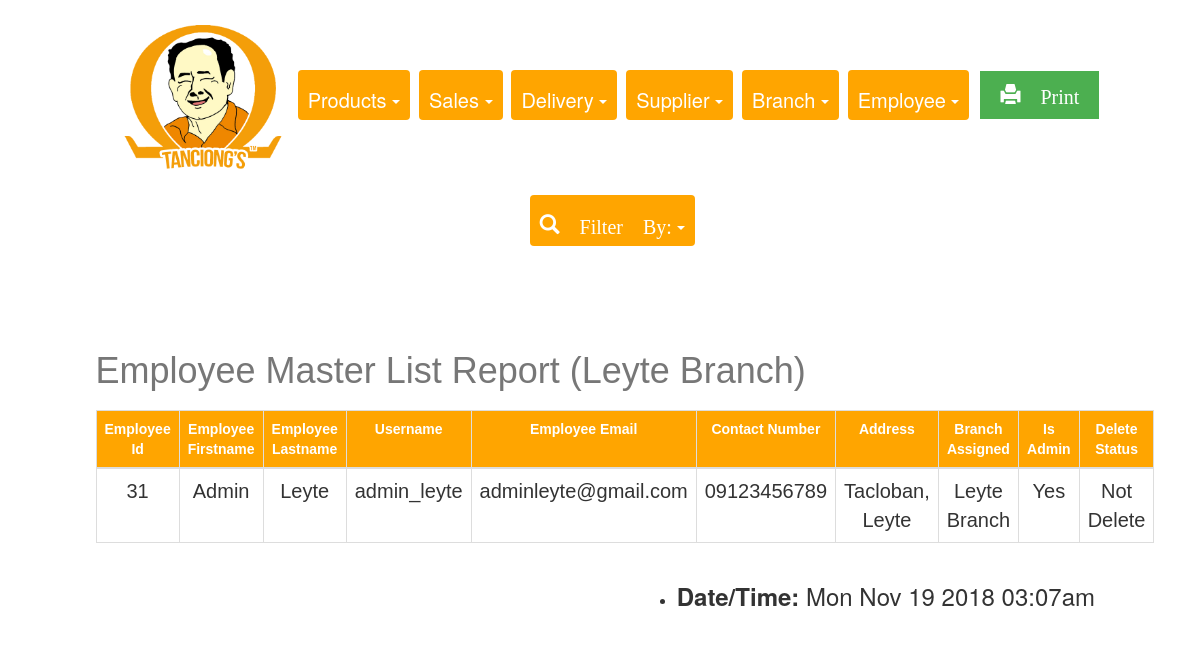
Page /REPORTS/leyteBranch.php on the committed database.
### tables this page shows
CREATE TABLE `employee` (
  `employee_id` int(11) NOT NULL,
  `employee_firstname` varchar(255) DEFAULT NULL,
  `employee_lastname` varchar(255) DEFAULT NULL,
  `username` varchar(255) DEFAULT NULL,
  `password` varchar(255) DEFAULT NULL,
  `employee_email` varchar(255) DEFAULT NULL,
  `employee_contactnumber` varchar(15) DEFAULT NULL,
  `employee_address` varchar(255) DEFAULT NULL,
  `branch_id` int(11) DEFAULT NULL,
  `isAdmin` tinyint(4) DEFAULT NULL,
  `deleteStatus` tinyint(4) DEFAULT NULL
);

CREATE TABLE `branch` (
  `branch_id` int(11) NOT NULL,
  `branch_name` varchar(50) DEFAULT NULL
);

### REPORTS/leyteBranch.php (the view, shortened to what this page needs)
<!DOCTYPE html>
<html>
<head>
  <link rel="stylesheet" href="https://maxcdn.bootstrapcdn.com/bootstrap/3.3.7/css/bootstrap.min.css">
  <link rel="stylesheet" type="text/css" href="report.css">
</head>
<body>
<center>
<div class="container-fluid1">
<div class= "choices">
<img class="img1" src="pic.png">
<div class="btn-group">
  <a class="btn dropdown-toggle" data-toggle="dropdown">
   Products
    <span class="caret"></span>
  </a>
</div>
<div class="btn-group">
  <a class="btn dropdown-toggle" data-toggle="dropdown">
    Sales
    <span class="caret"></span>
  </a>
</div>
<div class="btn-group">
  <a class="btn dropdown-toggle" data-toggle="dropdown">
   Delivery
    <span class="caret"></span>
  </a>
</div>
<div class="btn-group">
  <a class="btn dropdown-toggle" data-toggle="dropdown">
   Supplier
    <span class="caret"></span>
  </a>
</div>
<div class="btn-group">
  <a class="btn dropdown-toggle" data-toggle="dropdown">
 Branch
    <span class="caret"></span>
  </a>
</div>
<div class="btn-group">
  <a class="btn dropdown-toggle" data-toggle="dropdown">
   Employee
    <span class="caret"></span>
  </a>
</div>
<div class="btn-group">
  <a class="button" href="leyteBranchPrint.php"  target="_blank"><span class="glyphicon glyphicon-print"> Print</span>
  </a>
</div>
</div>
<div class="btn-group">
  <a class="btn dropdown-toggle" data-toggle="dropdown"><span class="glyphicon glyphicon-search"> Filter By:</span>
    <span class="caret"></span>
  </a>
</div>
<div class="container">
<?php
                    require_once 'connection.php'; ?>
                    <br><br><br>
                    <?php
                    $sql = "SELECT employee.employee_id, employee.employee_firstname,employee.employee_lastname, employee.username, employee.employee_email, employee.employee_contactnumber, employee.employee_address, branch.branch_id, branch.branch_name, employee.isAdmin, employee.deleteStatus,
                    CASE WHEN employee.isAdmin = 1 THEN 'Yes' ELSE 'No' END AS isAdmin ,
                    CASE WHEN employee.deleteStatus = 1 THEN 'Deleted' ELSE 'Not Delete' END AS deleteStatus
                    FROM employee, branch
                    WHERE branch.branch_id= employee.branch_id
                    AND branch.branch_id= 2
                    ORDER BY employee_id ASC";
                    if($result = mysqli_query($conn, $sql)){
                        if(mysqli_num_rows($result) > 0){
                            echo "<center><table class='table'></center>";
                                echo "<thead>";
                                echo "<caption><h1>Employee Master List Report (Leyte Branch)</h1></caption>";
                                    echo "<tr style='width: 100px;'>";
                                        echo "<th style='width: 150px;'>Employee Id</th>";
                                        echo "<th>Employee Firstname</th>";
                                        echo "<th>Employee Lastname</th>";
                                         echo "<th>Username</th>";
                                        echo "<th>Employee Email</th>";
                                        echo "<th>Contact Number</th>";
                                        echo "<th>Address</th>";
                                        echo "<th>Branch Assigned</th>";
                                        echo "<th>Is Admin</th>";
                                        echo "<th>Delete Status</th>";
                                    echo "</tr>";
                                echo "</thead>";
                                echo "<tbody>";
                                while($row = mysqli_fetch_assoc($result)){
                                    echo "<tr>";
                                        echo "<td> ", "<center>". $row['employee_id'] . "</center>", "</td>";
                                        echo "<td> ","<center>". $row['employee_firstname'] . "</center>","</td>";
                                        echo "<td> ", "<center>". $row['employee_lastname'] . "</center>","</td>";
                                        echo "<td>", "<center>". $row['username'] ."</center>", "</td>";
                                        echo "<td> ", "<center>". $row['employee_email'] . "</center>", "</td>";
                                        echo "<td> ", "<center>". $row['employee_contactnumber'] . "</center>", "</td>";
                                        echo "<td> ", "<center>". $row['employee_address'] . "</center>", "</td>";
                                        echo "<td> ", "<center>". $row['branch_name'] . "</center>", "</td>";
                                        echo "<td> ", "<center>". $row['isAdmin'].  "</center>", "</td>";
                                         echo "<td> ", "<center>". $row['deleteStatus'].  "</center>", "</td>";
                                    echo "</tr>";
                                }
                                echo "</tbody>";
                        } else{
                            echo "<p class='lead'><em>No records were found.</em></p>";
                        }
                    } else{
                        echo "ERROR: Could not able to execute $sql. " . mysqli_error($conn);
                    }
                    ?>
            <ul class=date>
     <li><h3><b>Date/Time: </b><span id="date"></h3></li>
</ul>
</div>
</div>
</center>
</body>
</html>

### REPORTS/report.css (style rules this page uses)
body { padding-left: 20px; padding-bottom: 30px; padding-top: 0px; }
.container-fluid1 { padding: 5px 20px; padding-top: 10px; }
.btn-group { padding-left: 5px; padding-right: 0px; padding-top: 15px; padding-bottom:15px; }
.btn { background-color: orange; color: white; padding-top: 16px; padding-left: 16px; padding-right: 10px; font-size: 20px; border: none; padding-left: 10px; }
.img1 { width: 170px; }
.table { font-family: "Trebuchet MS", Arial, Helvetica, sans-serif; border-collapse: collapse; margin-left: auto; margin-right: auto; width: 90%; }
.table td, .table th { border: 1px solid #ddd; padding-left: 12px; padding-right: 12px; padding-bottom: 5px; padding-top:12px; font-size: 20px; }
.table th { padding-top: 20px; padding-bottom: 20px; padding-right: 12px; padding-left: 12px; text-align: center; background-color:#ffa500; color: white; font-size: 14px; }
.date { float: right; padding-right:100px; padding-bottom: 0px; font-size: 14px; }
h1 { padding-top: 2px; padding-bottom: 2px; }
.button { background-color: #4CAF50; border: none; color: white; padding-top: 10px; padding-bottom: 10px; padding-right: 20px; padding-left: 20px; text-align: center; text-decoration: none; display: inline-block; font-size: 20px; margin: 4px 2px; cursor: pointer; }

### rows in the picture
employee: employee_id "31", employee_firstname "Admin", employee_lastname "Leyte", username "admin_leyte", employee_email "adminleyte@gmail.com", employee_contactnumber "09123456789", employee_address "Tacloban, Leyte", branch.branch_name "Leyte Branch", isAdmin "Yes", deleteStatus "Not Delete"
